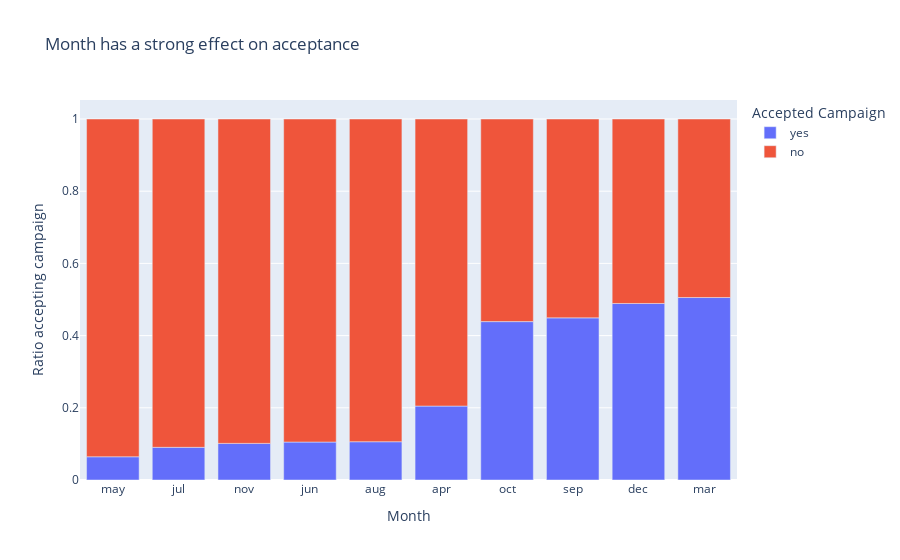

Here is the notebook cell this chart was saved with:
### Code cell
month_ratio = (
    by_y_df["month"].value_counts() / df["month"].value_counts()
).reset_index()
fig = px.bar(
    month_ratio.sort_values(by="count"),
    x="month",
    y="count",
    color="y",
    title="Month has a strong effect on acceptance",
    labels={
        "month": "Month",
        "count": "Ratio accepting campaign",
        "y": "Accepted Campaign",
    },
)
fig.show()
fig.write_image("images/month_acceptance_ratio.png")

### Figure 1 — Plotly figure (JSON) as saved in the notebook; plotly's stock layout.template omitted (floating-point values rounded to 4 significant figures)
{"data": [{"hovertemplate": "Accepted Campaign=yes<br>Month=%{x}<br>Ratio accepting campaign=%{y}<extra></extra>", "legendgroup": "yes", "marker": {"color": "#636efa", "pattern": {"shape": ""}}, "name": "yes", "orientation": "v", "showlegend": true, "textposition": "auto", "x": ["may", "jul", "nov", "jun", "aug", "apr", "oct", "sep", "dec", "mar"], "xaxis": "x", "y": [0.06435, 0.09047, 0.1014, 0.1051, 0.106, 0.2048, 0.4387, 0.4491, 0.489, 0.5055], "yaxis": "y", "type": "bar"}, {"hovertemplate": "Accepted Campaign=no<br>Month=%{x}<br>Ratio accepting campaign=%{y}<extra></extra>", "legendgroup": "no", "marker": {"color": "#EF553B", "pattern": {"shape": ""}}, "name": "no", "orientation": "v", "showlegend": true, "textposition": "auto", "x": ["mar", "dec", "sep", "oct", "apr", "aug", "jun", "nov", "jul", "may"], "xaxis": "x", "y": [0.4945, 0.511, 0.5509, 0.5613, 0.7952, 0.894, 0.8949, 0.8986, 0.9095, 0.9357], "yaxis": "y", "type": "bar"}], "layout": {"xaxis": {"anchor": "y", "domain": [0.0, 1.0], "title": {"text": "Month"}}, "yaxis": {"anchor": "x", "domain": [0.0, 1.0], "title": {"text": "Ratio accepting campaign"}}, "legend": {"title": {"text": "Accepted Campaign"}, "tracegroupgap": 0}, "title": {"text": "Month has a strong effect on acceptance"}, "barmode": "relative"}}
